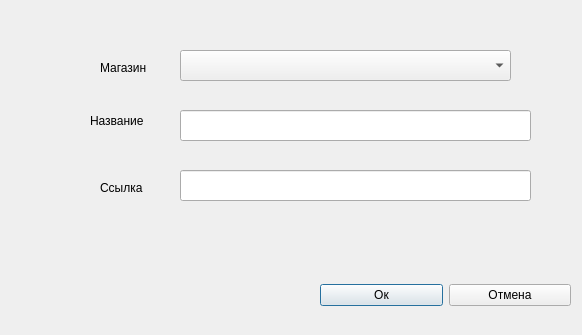
<?xml version="1.0" encoding="UTF-8"?>
<ui version="4.0">
 <class>Dialog</class>
 <widget class="QDialog" name="Dialog">
  <property name="geometry">
   <rect>
    <x>0</x>
    <y>0</y>
    <width>582</width>
    <height>335</height>
   </rect>
  </property>
  <property name="windowTitle">
   <string>Dialog</string>
  </property>
  <widget class="QLineEdit" name="lineEdit">
   <property name="geometry">
    <rect>
     <x>180</x>
     <y>110</y>
     <width>351</width>
     <height>31</height>
    </rect>
   </property>
  </widget>
  <widget class="QLineEdit" name="lineEdit_2">
   <property name="geometry">
    <rect>
     <x>180</x>
     <y>170</y>
     <width>351</width>
     <height>31</height>
    </rect>
   </property>
  </widget>
  <widget class="QLabel" name="label">
   <property name="geometry">
    <rect>
     <x>90</x>
     <y>110</y>
     <width>71</width>
     <height>21</height>
    </rect>
   </property>
   <property name="text">
    <string>Название</string>
   </property>
  </widget>
  <widget class="QLabel" name="label_2">
   <property name="geometry">
    <rect>
     <x>100</x>
     <y>180</y>
     <width>55</width>
     <height>16</height>
    </rect>
   </property>
   <property name="text">
    <string>Ссылка</string>
   </property>
  </widget>
  <widget class="QWidget" name="horizontalLayoutWidget">
   <property name="geometry">
    <rect>
     <x>320</x>
     <y>260</y>
     <width>251</width>
     <height>71</height>
    </rect>
   </property>
   <layout class="QHBoxLayout" name="horizontalLayout">
    <item>
     <widget class="QPushButton" name="pushButton">
      <property name="text">
       <string>Ок</string>
      </property>
     </widget>
    </item>
    <item>
     <widget class="QPushButton" name="pushButton_2">
      <property name="text">
       <string>Отмена</string>
      </property>
     </widget>
    </item>
   </layout>
  </widget>
  <widget class="QLabel" name="label_3">
   <property name="geometry">
    <rect>
     <x>10</x>
     <y>280</y>
     <width>281</width>
     <height>31</height>
    </rect>
   </property>
   <property name="font">
    <font>
     <pointsize>12</pointsize>
    </font>
   </property>
   <property name="text">
    <string/>
   </property>
  </widget>
  <widget class="QComboBox" name="comboBox">
   <property name="geometry">
    <rect>
     <x>180</x>
     <y>50</y>
     <width>331</width>
     <height>31</height>
    </rect>
   </property>
  </widget>
  <widget class="QLabel" name="label_4">
   <property name="geometry">
    <rect>
     <x>100</x>
     <y>60</y>
     <width>55</width>
     <height>16</height>
    </rect>
   </property>
   <property name="text">
    <string>Магазин</string>
   </property>
  </widget>
 </widget>
 <resources/>
 <connections/>
</ui>
